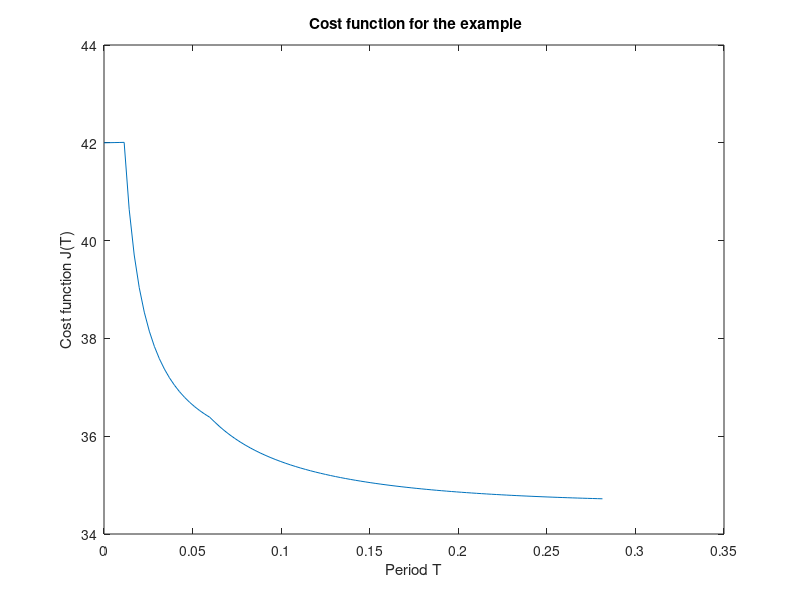

Recreate this plot in MATLAB.
%% Examples for the REACTION paper            
%     
% For Section 4 - Design of  machine-switching period
%

clear
clc

% input
r = 17

% Define costs
jq1 = 0.5;
jq2 = 0.5;
jc1 = 6;
jc2 = 8;

% time-delay for starting a machine
Delta = 0.01;
Delta1 = Delta;
Delta2 = Delta;

% Deadline
Dmax = 0.02;

% Service parameters
s0 = r
m0 = 1
rho0 = 0
s1 = 6
s2 = 8
sigma1 = r/s1
sigma2 = r/s2
m1 = floor(r/s1)
m2 = floor(r/s2)
rho1 = r/s1 - m1
rho2 = r/s2 - m2

qmax1 = max(max(rho1*(s1*(1-rho1) - s0*(1-rho0)), ...
(1-rho0)*(s0*rho0 - s1*rho1)), ...
max(rho0*(s0*(1-rho0) - s1*(1-rho1)), ... 
(1-rho1)*(s1*rho1 - s0*rho0))) % without T


qmax2 = max(max(rho2*(s2*(1-rho2) - s1*(1-rho1)), ...
(1-rho1)*(s1*rho1 - s2*rho2)), ...
max(rho1*(s1*(1-rho1) - s2*(1-rho2)), ... 
(1-rho2)*(s2*rho2 - s1*rho1))) % without T

a1 = jq1*qmax1
a2 = jq2*qmax2
a = a1 + a2

Tbar1 = Delta1/(1-rho1)
Tbar2 = Delta2/(1-rho2)


delta1 =  rho1*(s1*(1-rho1))/r
delta2 = s2/r*rho2^2*((1-rho2)*s2-(1-rho1)*s1)/((1-rho1)*s1 + rho2* ...
                                                s2)
c = Dmax/(delta1 + delta2)


% ------------------------------
% Solve the optimization problem
% ------------------------------

% we have that Tbar2 < Tbar1
Jlb = jc1*r/s1 + jc2*r/s2 % 34
J0 = jc1*(1-rho1) + jc2*(1-rho2) + Jlb % 42
JT2 =  a*Tbar2 + jc1*(1-rho1) + jc2*Delta2/Tbar2 + Jlb % 42.0
JT1 =  a*Tbar1 + jc2*Delta1/Tbar1 + jc2*Delta2/Tbar1 + Jlb % 36.7

% Tbar2 < c1 < Tbar1
c1 = sqrt(jc2*Delta2/a) % 0.3179
                        % However, this is larger than Tbar1! no
                        % minimum in the open interval
%Jc1 = a*c1 + jc1*(1-rho1) + jc1*Delta1/c1 + Jlb % 35.4404

% Tbar1 < c2 < C % aka the unconstrained solution..
c2 = sqrt((jc1*Delta1 + jc2*Delta2)/a) % 0.4205
                                       % This is larger than C, so
                                       % no minimum in this open interval
%Jc2 = a*c2 + jc1*Delta1/c2 + jc2*Delta2/c2 + Jlb % 34.6658

% Finally, check for Jc
Jc = a*c + jc1*Delta1/c + jc2*Delta2/c + Jlb % 34.7203

% End-to-end delay:
Delay = c*(delta1+delta2)

% ------------------------------
% Plot the cost function
% ------------------------------

N = 100;
t = linspace(0,c,N);
J = zeros(1,N);

for i = 1:N
    if t(i) < Tbar2
        J(i) = a*t(i) + jc1*(1-rho1) + jc2*(1-rho2) + Jlb;
    elseif  t(i) < Tbar1
        J(i) = a*t(i) + jc1*(1-rho1) + jc2*Delta2/t(i) + Jlb;
    elseif  t(i) <= c
        J(i) = a*t(i) + jc1*Delta1/t(i) + jc2*Delta2/t(i) + Jlb;
    end
end
plot(t, J)
xlabel('Period T')
ylabel('Cost function J(T)')
title(' Cost function for the example')


